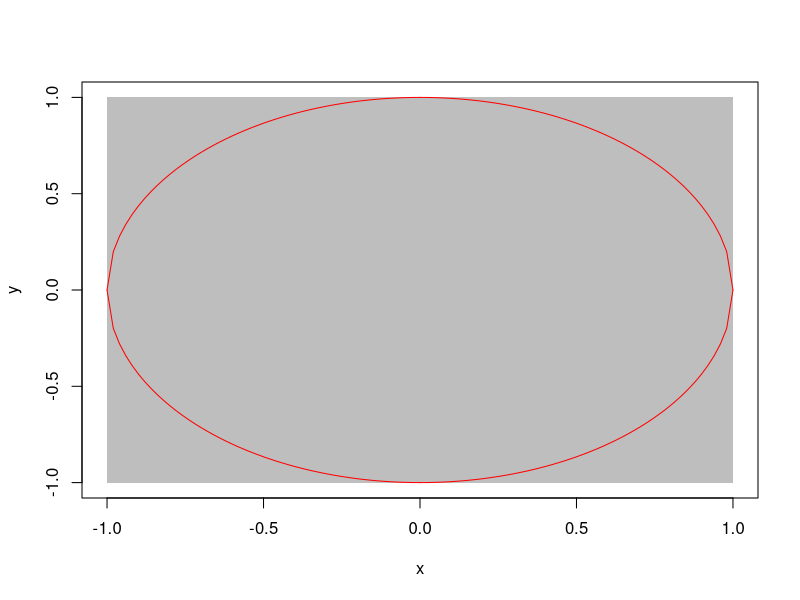

R code for this plot:
#Задача 44. Намерете приближение на числото 𝜋 като симулирате точки,
#попадащи равномерно във вътрешността на квадрат, и преброите каква част от тях попадат в кръга,
#вписан в квадрата.
 
n <- 10^7
x <-runif(n,-1,1)
y <-runif(n,-1,1)
sum(x^2+y^2 < 1) #kolko tochki sa vytre v kryga
4* sum(x^2+y^2 < 1)/n 
plot(x,y,pch=".",col="gray")
curve(sqrt(1-x^2),from=-1,to=1,add=T,col="red")
curve(-sqrt(1-x^2),from=-1,to=1,add=T,col="red")
 
